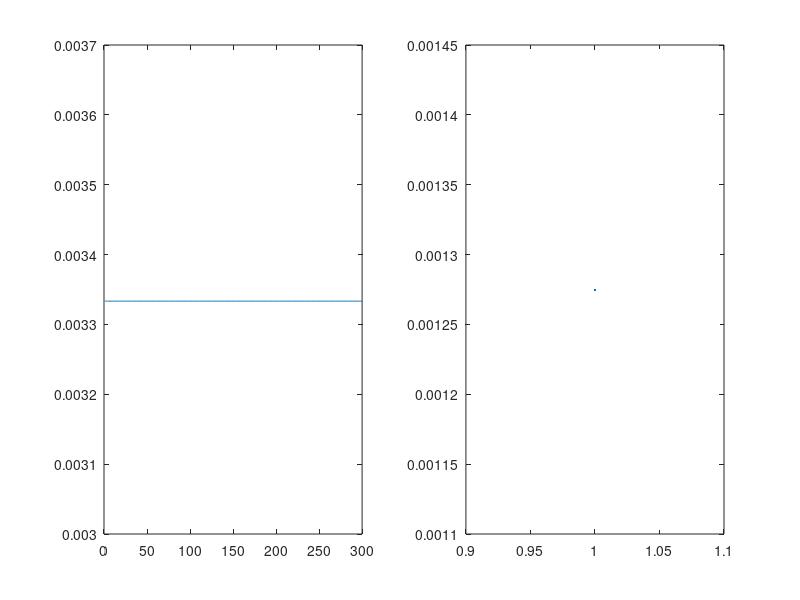

This figure's MATLAB source: (Note: this script raises an error after producing the figure.)
clear
rng(178392)
addpath('./matlab2tikz')
writeout = false;
% Build a two matrices
n = 100;
m = 300;

A = randn(m,n);
mask = (rand(m,n)>0.05);%(abs(A)>0.1);
A = diag(2./(sqrt(1:m)+5))*A;
V = A.*mask;

%V = A.*(abs(A)>0.0);
%V = A;

%%
norma = sqrt(sum(A.^2,2));
normv = sqrt(sum(V.^2,2));
scpav = sum(A.*V,2);
S = diag(normv.^2./scpav);


%% optimize p by supergradient ascent on lambda
% initialize with uniform probability
p = ones(m,1)/m;
% initialize with rownorms
%p = scpav/sum(scpav);
cf = [];
for k=1:600
  % form matrix 
  M = V'*diag(p./scpav)*A + A'*diag(p./scpav)*V - A'*S*diag(p./scpav)*A;
  % compute eigendecomp
  [Q,Lambda] = eig(M);
  % find smallest eigenvalue and vector
  [lambda,j] = min(diag(Lambda));
  % visualize
  cf(k) = lambda;
  subplot(1,2,1)
  plot(p);
  %title(num2str(lambda))
  subplot(1,2,2)
  plot(1:k,cf);
  drawnow
  %pause
  % do subgradient ascent
  x = Q(:,j);
  %t = 1/(mod(k,50)^1+10);
  %t = 1/(floor(k/1) + 10);
  t = 1/(k+5);
  p = p + t*(((2*V-S*A)*x).*(A*x))./scpav;
  % project back to simplex
  p = projsplx(p);
  %p = p/sum(p);
end
poptl = p;

%% optimize p by subgradient descent on spectral norm of V^TDA
% initialize with uniform probability
p = ones(m,1)/m;
% initialize with rownorms
%p = scpav/sum(scpav);
cf = [];
I = eye(n);
for k=1:200
  % form matrix 
  M = I - V'*diag(p./scpav)*A;
  % compute dominating singular value and vectors (assuming it is unique)
  [u,sigma,v] = svds(M,1);
  g = -(A*u).*(V*v)./scpav;
  % visualize
  cf(k) = sigma;
  subplot(1,2,1)
  plot(p);
  %title(num2str(lambda))
  subplot(1,2,2)
  plot(1:k,cf);
  drawnow
  %pause
  % do subgradient ascent
  t = 1/(k+5);
  p = p - t*g;
  % project back to simplex
  p = projsplx(p);
  %p = p/sum(p);
end
poptn = p;

%% solve with different probabilities

%right hand side
xhat = randn(n,1);
b = A*xhat;

punif = ones(m,1)/m;
prow = scpav/sum(scpav);

maxiter = 80*n;
[xoptl,dataoptl] = rkma(A,V,b,poptl,maxiter);
[xoptn,dataoptn] = rkma(A,V,b,poptn,maxiter);
[xunif,dataunif] = rkma(A,V,b,punif,maxiter);
[xrow,datarow] = rkma(A,V,b,prow,maxiter);

itersoptl = dataoptl.iter;
erroptl = sqrt(sum((dataoptl.x - xhat*ones(1,length(itersoptl))).^2));
resoptl = sqrt(sum((A*dataoptl.x - b*ones(1,length(itersoptl))).^2));

itersoptn = dataoptn.iter;
erroptn = sqrt(sum((dataoptn.x - xhat*ones(1,length(itersoptn))).^2));
resoptn = sqrt(sum((A*dataoptn.x - b*ones(1,length(itersoptn))).^2));

itersunif = dataunif.iter;
errunif = sqrt(sum((dataunif.x - xhat*ones(1,length(itersunif))).^2));
resunif = sqrt(sum((A*dataunif.x - b*ones(1,length(itersunif))).^2));

itersrow = datarow.iter;
errrow = sqrt(sum((datarow.x - xhat*ones(1,length(itersrow))).^2));
resrow = sqrt(sum((A*datarow.x - b*ones(1,length(itersrow))).^2));

%%
clf
semilogy(itersoptn,erroptn,itersoptl,erroptl,itersunif,errunif,itersrow,errrow)
legend({'opt $\|I-V^TDA\|$','opt $\lambda$','unif','$\propto \langle a_i,v_i\rangle$'},'Interpreter','latex')
xlabel('$k$','Interpreter','latex')
ylabel('$\|x_k-\hat x\|$','Interpreter','latex')
if writeout
    matlab2tikz('width','\figurewidth',...
        'extraaxisoptions',['legend style={font=\scriptsize},'], ...
        '../tex/figures/example_optimize_prob_error.tex');
end

%%
clf
plot(poptn),hold on, plot(poptl),plot(punif),plot(prow),hold off
legend({'opt $\|I-V^TDA\|$','opt $\lambda$','unif','$\propto \langle a_i,v_i\rangle$'},'Interpreter','latex')
xlabel('$i$','Interpreter','latex')
ylabel('$p_i$','Interpreter','latex')
if writeout
    matlab2tikz('width','\figurewidth',...
        'extraaxisoptions',['legend style={font=\scriptsize},'], ...
        '../tex/figures/example_optimize_probs.tex');
end


%% convergence rates and expected improvements
I = eye(n);
D = diag(punif./scpav);
rhounif = max(abs(eig(I - V'*D*A)));
lambdaunif = min(eig(V'*D*A + A'*D*V - A'*S*D*A));
normunif = norm(I-V'*D*A);

D = diag(prow./scpav);
rhorow = max(abs(eig(I - V'*D*A)));
lambdarow = min(eig(V'*D*A + A'*D*V - A'*S*D*A));
normrow = norm(I-V'*D*A);

D = diag(poptl./scpav);
rhooptl = max(abs(eig(I - V'*D*A)));
lambdaoptl = min(eig(V'*D*A + A'*D*V - A'*S*D*A));
normoptl = norm(I-V'*D*A);

D = diag(poptn./scpav);
rhooptn = max(abs(eig(I - V'*D*A)));
lambdaoptn = min(eig(V'*D*A + A'*D*V - A'*S*D*A));
normoptn = norm(I-V'*D*A);

fprintf('\n')
fprintf('           unif      row       optl      optn\n')
fprintf('1-lambda: %f, %f, %f, %f\n', 1-lambdaunif,1-lambdarow,1-lambdaoptl,1-lambdaoptn)
fprintf('rho:      %f, %f, %f, %f\n', rhounif,rhorow,rhooptl,rhooptn) 
fprintf('norm:     %f, %f, %f, %f\n', normunif,normrow,normoptl,normoptn) 

